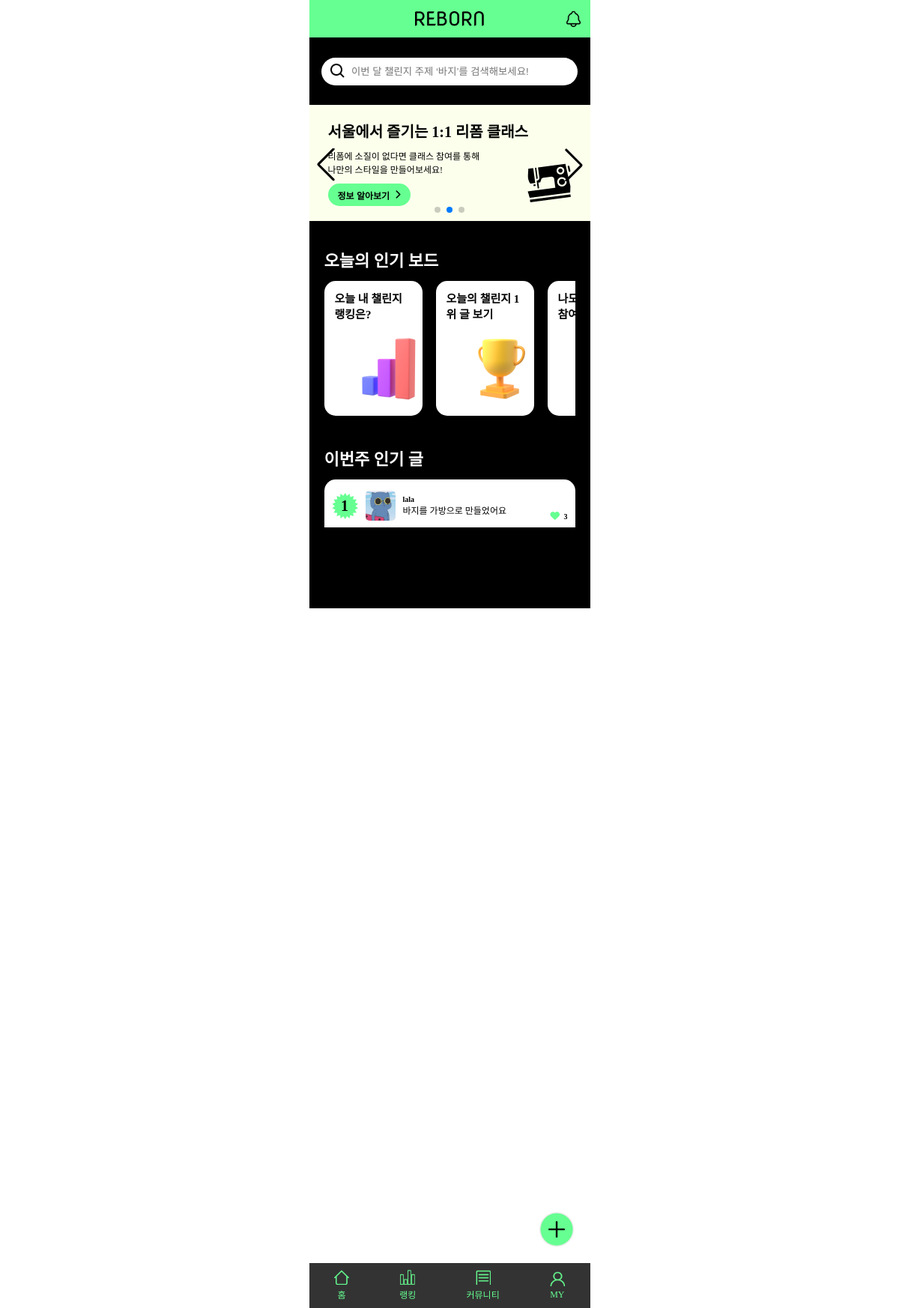
The page / on the database its author committed.
### mainApp/models.py (models this page shows, shortened)
class Post(models.Model):
    title = models.CharField(max_length=50) # 글의 제목, 최대 길이는 50
    content = models.TextField() # 글의 본문
    created_at = models.DateTimeField(auto_now_add=True) # 생성일자
    author = models.ForeignKey(to = User, on_delete = models.CASCADE, related_name = "posts")
    category = models.ManyToManyField(to = Category, through = "PostCategory", related_name = "posts")
    like = models.ManyToManyField(to = User, through = "Like", related_name="liked_posts")
    image = models.ImageField(upload_to = upload_filepath, blank = True) # 이미지 업로드
    file = models.FileField(upload_to = upload_filepath, blank = True ) # 파일 업로드

### accountApp/models.py (models this page shows, shortened)
class User(AbstractBaseUser):
    email = models.EmailField(
        verbose_name='email',
        max_length=255,
        unique=True,
    )
    nickname = models.CharField(max_length=20)
    image = models.ImageField()
    is_active = models.BooleanField(default=True)
    is_admin = models.BooleanField(default=False)
    objects = UserManager()
    USERNAME_FIELD = 'email'
    REQUIRED_FIELDS = ['image', 'nickname']

### mainApp/views.py (the view)
# urls.py: path('', main, name='main'),
def main(request):
    users = User.objects.all()
    today = date.today()
    start_of_week = today - timedelta(days=today.weekday())
    weekly_posts = Post.objects.filter(created_at__date__gte=start_of_week) \
                .annotate(like_count=models.Count('like')) \
                .order_by('-like_count', '-id')[:3]
    today_posts = Post.objects.filter(created_at__date=today) \
                .annotate(like_count=models.Count('like')) \
                .order_by('-like_count', '-id')
    day_most_liked_post = today_posts.first()
    if  today_posts.filter(author=request.user.id):
        user_post = today_posts.filter(author=request.user.id).first()
    else :
        user_post = 0
    user_post_rank = list(today_posts).index(user_post) + 1 if user_post else 0
    query = request.GET.get('query', '')
    if query:
        posts = posts.filter(Q(title__icontains=query) | Q(content__icontains=query))
    return render(request, "mainApp/main.html", {'object_list': users, 'day_most_liked_post':day_most_liked_post,
                                                'weekly_posts':weekly_posts, 'user_post_rank':user_post_rank, 'query': query})

### mainApp/templates/mainApp/main.html (shortened to what this page needs)
<!DOCTYPE html>
{% load static %}
<html lang="en">
<head>
    <link rel="stylesheet" href="{% static 'css/hyunh.css' %}">
    <link rel="stylesheet" href="https://cdnjs.cloudflare.com/ajax/libs/font-awesome/6.0.0-beta3/css/all.min.css">
    <link rel="stylesheet" href="https://unpkg.com/swiper/swiper-bundle.min.css">
</head>
<body>
    <header class="community_header">
        <div class="community_header_left"></div>
        <a class="community_header_logo"><img src="../../../media/REBORN.png" alt="REBORN"></a>
        <a href="{% url 'mainApp:notice' %}" class="community_header_notice"><img src="../../../media/noticeBell.png" alt="알림"></a>
    </header>
    <main class="community_main">
        <form method="get" action="{% url 'mainApp:challengeList' %}" class="mainpg_main_search">
            <input type="text" id="query" name="query" value="{{ request.GET.query }}"
                class="community_main_search_input" placeholder="이번 달 챌린지 주제 ‘바지’를 검색해보세요!">
        </form>
        <div class="community_main_scroll">
            <section class="swiper-container">
                <div class="swiper-wrapper">
                    <div class="swiper-slide">
                        <img src="../../../media/mainBanner2.png" alt="배너2">
                        <div class="swiper-content">
                            <p class="swiper-content-title">서울에서 즐기는 1:1 리폼 클래스</p>
                            <p class="swiper-content-text">리폼에 소질이 없다면 클래스 참여를 통해 나만의 스타일을 만들어보세요!</p>
                            <button class="swiper-content-btn">정보 알아보기 <i
                                    class="fa-solid fa-chevron-right"></i></button>
                        </div>
                    </div>
                </div>
                <div class="swiper-button-next"></div>
                <div class="swiper-button-prev"></div>
                <div class="swiper-pagination"></div>
            </section>
            <section class="mainpg_main_today">
                <div class="mainpg_main_today_title">오늘의 인기 보드</div>
                <div class="mainpg_main_today_content">
                    <div class="mainpg_main_today_item">
                        <p>오늘 내 챌린지 랭킹은?</p>
                        <img src="../../../media/today1.png" alt="랭킹">
                    </div>
                    <div class="mainpg_main_today_item">
                        <a href="{% url 'mainApp:challengeList' %}">
                            <p>오늘의 챌린지 1위 글 보기</p>
                            <img src="../../../media/today2.png" alt="랭킹">
                        </a>
                    </div>
                    <div class="mainpg_main_today_item">
                        <a href="{% url 'mainApp:create' %}">
                            <p>나도 챌린지에 참여하기</p>
                        </a>
                    </div>
                </div>
            </section>
            <section class="mainpg_main_today_post">
                <div class="mainpg_main_today_title">이번주 인기 글</div>
                <div class="mainpg_main_today_post_item">
                    {% if weekly_posts %}
                    {% for post in weekly_posts %}
                    <div class="mainpg_main_today_post_content">
                        <div class="mainpg_main_today_post_content_i">
                            <div class="post-rank">
                                <span class="rank">{{ forloop.counter }}</span>
                            </div>
                            <div class="post-container">
                                {% if post.author.image %}
                                <div class="post-image">
                                    <img width="40" height="40" src="{{ post.author.image.url }}">
                                </div>
                                {% endif %}
                                <div class="post-details">
                                    <p class="post-details-nickname"> {{ post.author.nickname }} </p>
                                    <p class="post-details-posttitle"><a href="{% url 'mainApp:detail' post.id %}">
                                            {{ post.title }}</a></p>
                                </div>
                            </div>
                        </div>
                        <div class="post-heart"><i class="fas fa-heart fa-lg"></i>{{ post.like.count }} </div>
                    </div>
                    {% endfor %}
                    {% endif %}
                </div>
            </section>
        </div>
        <div class="mainpg_create_post">
            <div class="mainpg_create_post">
                <img src="../../../media/postToggleBtn.png" alt="더보기 버튼" id="post_toggleButton">
            </div>
        </div>
    </main>
    <footer class="community_footer">
        <div class="community_footer_home">
            <a href="{% url 'mainApp:main' %}">
                <img src="../../../media/Home.png" alt="홈" width="20px" height="20px">
            </a>
            <p>홈</p>
        </div>
        <div class="community_footer_rank">
            <a href="{% url 'mainApp:ranking' %}">
                <img src="../../../media/Rank.png" alt="랭킹" width="20px" height="20px">
            </a>
            <p>랭킹</p>
        </div>
        <div class="community_footer_community">
            <a href="{% url 'mainApp:tipList' %}">
                <img src="../../../media/Community.png" alt="커뮤니티" width="20px" height="20px">
            </a>
            <p>커뮤니티</p>
        </div>
        <div class="community_footer_my">
            {% if not user.is_authenticated %}
            <a href="{% url 'accountApp:login' %}">
                <img src="../../../media/My.png" alt="마이" width="20px" height="20px">
            </a>
            {% else %}
            <a href="{% url 'accountApp:detail' pk=user.pk %}">
                <img src="../../../media/My.png" alt="마이" width="20px" height="20px">
            </a>
            {% endif %}
            <p>MY</p>
        </div>
    </footer>
</body>
</html>

### rows shown on the page
Post: author.image (picture), author.nickname "lala", title "바지를 가방으로 만들었어요", like.count "3"
